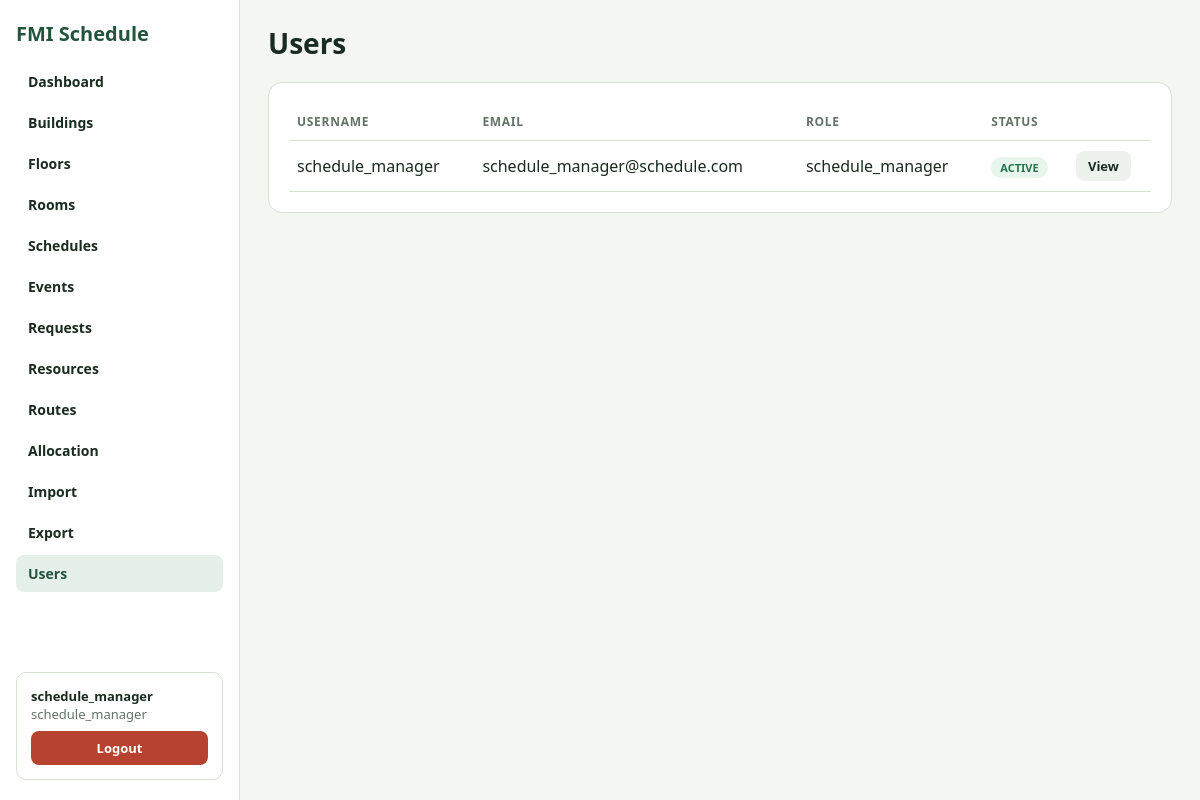
The app's page /users (signed in) with its own data.
### tables this page shows
CREATE TABLE IF NOT EXISTS `users` (
    `id` INT UNSIGNED NOT NULL AUTO_INCREMENT,
    `username` VARCHAR(50) NOT NULL,
    `first_name` VARCHAR(100) NOT NULL DEFAULT '',
    `last_name` VARCHAR(100) NOT NULL DEFAULT '',
    `email` VARCHAR(255) NOT NULL,
    `password_hash` VARCHAR(255) NOT NULL,
    `role` VARCHAR(50) NOT NULL DEFAULT 'student',
    `is_active` BOOLEAN NOT NULL DEFAULT 1,
    PRIMARY KEY (`id`),
    UNIQUE KEY `uq_users_username` (`username`),
    UNIQUE KEY `uq_users_email` (`email`)
);

### app/core/View.php (called while the page is built, shortened)
<?php
class View
{
    private $viewsPath;
    private $layout;
    public function __construct($viewsPath = null, $layout = null)
    {
        $this->viewsPath = $viewsPath ?? dirname(__DIR__) . DIRECTORY_SEPARATOR . 'views';
        $this->layout = $layout;
    }
    public function render($view, $data = [], $layout = null)
    {
        $content = $this->render_file($this->resolve_view_path($view), $data);
        $layout ??= $this->layout;
        if ($layout === null) {
            return $content;
        }
        return $this->render_file($this->resolve_view_path($layout), array_merge($data, [
            'content' => $content,
        ]));
    }
    private function render_file($path, $data)
    {
        extract($data, EXTR_SKIP);
        require $path;
        return (string) ob_get_clean();
    }
    private function resolve_view_path(string $view): string
    {
        $view = trim($view, '/\\');
        $view = str_replace(['/', '\\'], DIRECTORY_SEPARATOR, $view);
        if (!str_ends_with($view, '.php')) {
            $view .= '.php';
        }
        return $this->viewsPath . DIRECTORY_SEPARATOR . $view;
    }
}

### app/core/Controller.php (called while the page is built, shortened)
<?php
abstract class Controller
{
    protected $view;
    public function __construct($request = [], $view = null)
    {
        $this->view = $view ?? new View();
    }
    protected function render($view, $data = [], $layout = null)
    {
        return $this->view->render($view, $data, $layout);
    }
}

### app/controllers/BaseController.php (called while the page is built, shortened)
<?php
abstract class BaseController extends Controller
{
    protected SessionHelper $session;
    public function __construct($request = [], $view = null, $session = null)
    {
        $this->session = $session ?? new SessionHelper();
        $this->session->start();
    }
    protected function respond($view, $data = [], $layout = null)
    {
        return $this->render($view, $data + $this->shared_view_data(), $layout);
    }
    protected function guarded($roles = null)
    {
        return null;
    }
    protected function shared_view_data()
    {
        return [
            'current_user' => $this->session->get_user(),
            'current_user_id' => $this->session->get_user_id(),
            'current_user_role' => $this->session->get_user_role(),
            'flash' => $this->session->flashes(),
        ];
    }
}

### app/controllers/CrudController.php (called while the page is built, shortened)
<?php
abstract class CrudController extends BaseController
{
    protected $repository;
    protected $view_path;
    protected $entity_name = 'item';
    public function __construct($request = [], $view = null, $session = null, $repository = null)
    {
        $this->repository = $repository ?? new $class();
    }
    public function index()
    {
        return $this->respond($this->view_path . '/index', [
            $this->collection_key() => $this->repository->find_all(),
        ] + $this->index_view_data());
    }
    protected function index_view_data()
    {
        return [];
    }
    protected function collection_key()
    {
        return $this->entity_name . 's';
    }
}

### index.php (called while the page is built, shortened)
<?php
require ROOT . '/app/core/Autoloader.php';
App\Core\Kernel::boot(ROOT)->handle();

### app/core/Repository.php (called while the page is built, shortened)
<?php
class Repository
{
    protected $database;
    protected $model_class;
    protected $table;
    public function __construct($database = null, $model_class = null, $table = null) {
        $this->database = $database ?? new Database();
        $this->model_class = $model_class ?? $this->model_class;
        $this->table = $table ?? $this->table;
        $this->table_fields = array_keys(get_class_vars($this->model_class));
    }
    public function find_all()
    {
        $statement = $this->database->connection()->prepare("SELECT * FROM `{$this->table}`");
        $statement->execute();
        return array_map(
            fn ($row) => $this->map_row_to_model($row),
            $statement->fetchAll()
        );
    }
    protected function map_row_to_model($row)
    {
        $model = new $this->model_class();
        $model->fill($row);
        return $model;
    }
}

### app/core/Autoloader.php (called while the page is built, shortened)
<?php
class Autoloader
{
    public static function register($app_path)
    {
        spl_autoload_register(function ($class) use ($app_path) {
            $prefix = 'App\\';
            $relative = str_replace('\\', '/', substr($class, strlen($prefix)));
            $file = rtrim($app_path, '/\\') . '/' . $relative . '.php';
            $case_insensitive = self::resolve_case_insensitive_path($app_path, $relative . '.php');
        });
    }
    private static function resolve_case_insensitive_path($base_dir, $relative_path)
    {
        $path = rtrim($base_dir, '/\\');
        $parts = preg_split('#[\\\\/]#', $relative_path);
        foreach ($parts as $part) {
            $next = $path . DIRECTORY_SEPARATOR . $part;
            if (file_exists($next)) {
                $path = $next;
                continue;
            }
            $matched = self::find_case_insensitive_match($path, $part);
            $path = $matched;
        }
        return is_file($path) ? $path : null;
    }
    private static function find_case_insensitive_match($path, $part)
    {
        $matches = glob($path . DIRECTORY_SEPARATOR . '*') ?: [];
        foreach ($matches as $candidate) {
            if (strcasecmp(basename($candidate), $part) === 0) {
                return $candidate;
            }
        }
        return null;
    }
}

### app/core/Database.php (called while the page is built, shortened)
<?php
class Database
{
    private $connection;
    public function __construct()
    {
        $host = Config::get('DB_HOST', '127.0.0.1');
        $port = Config::get('DB_PORT', '3306');
        $dbname = Config::get('DB_NAME', 'schedule_management_system');
        $username = Config::get('DB_USER_NAME', Config::get('DB_USER', 'root'));
        $password = Config::get('DB_USER_PASSWORD', Config::get('DB_PASS', ''));
        $dsn = "mysql:host=$host;port=$port;dbname=$dbname;charset=utf8mb4";
        $this->connection = new PDO($dsn, $username, $password, [
            PDO::ATTR_ERRMODE => PDO::ERRMODE_EXCEPTION,
            PDO::ATTR_DEFAULT_FETCH_MODE => PDO::FETCH_ASSOC,
        ]);
    }
    public function connection()
    {
        return $this->connection;
    }
    public function close() {
        $this->connection = null;
    }
}

### app/core/Config.php (called while the page is built, shortened)
<?php
class Config
{
    private static $values = [];
    public static function load(string $file): void
    {
        if (!is_file($file)) {
            return;
        }
        $values = parse_ini_file($file, false, INI_SCANNER_TYPED);
        self::$values = $values + self::$values;
    }
    public static function get(string $key, $default = null)
    {
        $value = getenv($key);
        if ($value !== false) {
            return $value;
        }
        return array_key_exists($key, self::$values) ? self::$values[$key] : $default;
    }
}

### app/core/Request.php (called while the page is built, shortened)
<?php
class Request
{
    public static function capture($params = [])
    {
        return [
            'method' => self::method(),
            'path' => self::path(),
            'params' => $params,
            'query' => $_GET,
            'body' => $_POST,
        ];
    }
    public static function method()
    {
        $method = $_SERVER['REQUEST_METHOD'] ?? 'GET';
        return $method;
    }
    public static function path()
    {
        $uri = parse_url($_SERVER['REQUEST_URI'] ?? '/', PHP_URL_PATH) ?: '/';
        $base = rtrim(str_replace('\\', '/', dirname($_SERVER['SCRIPT_NAME'] ?? '')), '/');
        return '/' . ltrim($uri, '/');
    }
}

### app/helpers/SessionHelper.php (called while the page is built, shortened)
<?php
class SessionHelper
{
    public function get($key, $default = null)
    {
        return $_SESSION[$key] ?? $default;
    }
    public function is_authenticated()
    {
        return $this->get_user_id() !== null;
    }
    public function get_user_id()
    {
        $user_id = $this->get(self::USER_ID_KEY);
        return is_numeric($user_id) ? (int) $user_id : null;
    }
}

### app/views/users/index.php (the view)
<?php require_once __DIR__ . '/../shared/ui.php'; page_start('Users', 'users'); ?>
<div class="card">
<?php if (empty($users)): ?><div class="empty">No users found.</div>
<?php else: ?>
<table>
<thead><tr><th>Username</th><th>Email</th><th>Role</th><th>Status</th><th></th></tr></thead>
<tbody>
<?php foreach ($users as $u): $u = is_object($u) ? $u->to_array() : $u; ?>
<tr>
    <td><?= e($u['username'] ?? '-') ?></td>
    <td><?= e($u['email'] ?? '-') ?></td>
    <td><?= e($u['role'] ?? '-') ?></td>
    <td><?= status_badge(($u['is_active'] ?? 1) ? 'active' : 'inactive') ?></td>
    <td><a href="/users/<?= e($u['id']) ?>" class="btn btn-muted btn-sm">View</a></td>
</tr>
<?php endforeach; ?>
</tbody></table>
<?php endif; ?>
</div>
<?php page_end(); ?>

### app/views/shared/ui.php (shortened to what this page needs)
<?php
function e($v) { return htmlspecialchars((string)($v ?? ''), ENT_QUOTES, 'UTF-8'); }
function page_start($title, $active = 'dashboard') {
    $user = $GLOBALS['current_user'] ?? null;
    $role = $GLOBALS['current_user_role'] ?? '';
    $nav = [
        'dashboard'  => 'Dashboard',
        'buildings'  => 'Buildings',
        'floors'     => 'Floors',
        'rooms'      => 'Rooms',
        'schedules'  => 'Schedules',
        'events'     => 'Events',
        'requests'   => 'Requests',
        'resources'  => 'Resources',
        'routes'     => 'Routes',
        'allocation/search' => 'Allocation',
        'import-export/import'     => 'Import',
        'import-export/export'     => 'Export',
        'users'      => 'Users',
    ];
?>
<!DOCTYPE html>
<html lang="bg">
<head>
<link rel="stylesheet" href="/css/style.css">
</head>
<body>
<div class="layout">
<aside class="sidebar">
    <div class="brand">FMI Schedule</div>
    <nav>
    <?php foreach ($nav as $key => $label): ?>
        <a href="/<?=$key?>" class="<?= $active === $key ? 'active' : '' ?>"> <?= $label ?> </a>
    <?php endforeach; ?>
    </nav>
    <?php if ($user): ?>
    <div class="user-box">
        <strong><?= e($user['username'] ?? $user['email'] ?? 'User') ?></strong>
        <span><?= e($role) ?></span>
        <form method="post" action="/logout">
            <button type="submit" class="btn-logout">Logout</button>
        </form>
    </div>
    <?php endif; ?>
</aside>
<main>
    <h1><?= e($title) ?></h1>
<?php }
function page_end() { ?>
</main>
</div>
</body>
</html>
<?php }
function status_badge($s) {
    $s = strtolower((string)($s ?? ''));
    $c = match($s) {
        'active','approved','available' => 'ok',
        'pending','draft' => 'warn',
        'rejected','inactive','cancelled','unavailable' => 'err',
        default => 'neutral',
    };
    return '<span class="badge ' . $c . '">' . e($s) . '</span>';
}

### public/css/style.css (style rules this page uses)
:root { --bg: #f4f6f1; --panel: #fff; --ink: #1a2b1f; --muted: #627468; --line: #d8dfd3; --accent: #22543d; --accent-soft: #e6f0ea; --danger: #b74230; --danger-soft: #fff1ee; --success: #23744d; --success-soft: #e8f5ed; --warn: #b6771e; --warn-soft: #fff4dc; }
* { box-sizing: border-box; margin: 0; }
body { font-family: "Segoe UI", Arial, sans-serif; color: var(--ink); background: var(--bg); }
a { color: var(--accent); text-decoration: none; }
.layout { display: grid; grid-template-columns: 240px 1fr; min-height: 100vh; }
.sidebar { background: var(--panel); border-right: 1px solid var(--line); padding: 20px 16px; display: flex; flex-direction: column; gap: 16px; position: sticky; top: 0; height: 100vh; overflow-y: auto; }
.brand { font-size: 20px; font-weight: 800; color: var(--accent); }
.sidebar nav { display: flex; flex-direction: column; gap: 4px; }
.sidebar nav a { display: block; padding: 9px 12px; border-radius: 8px; color: var(--ink); font-weight: 600; font-size: 14px; }
.sidebar nav a.active { background: var(--accent-soft); color: var(--accent); }
.user-box { margin-top: auto; padding: 14px; border: 1px solid var(--line); border-radius: 10px; font-size: 13px; }
.user-box strong { display: block; }
.user-box span { color: var(--muted); }
.user-box form { margin-top: 8px; }
.user-box .btn-logout { width: 100%; padding: 8px 10px; background: var(--danger); font-size: 13px; }
main { padding: 24px 28px; max-width: 1200px; }
main>h1 { font-size: 28px; margin-bottom: 20px; }
.card { background: var(--panel); border: 1px solid var(--line); border-radius: 14px; padding: 20px; margin-bottom: 20px; }
table { width: 100%; border-collapse: collapse; }
th, td { padding: 10px 8px; text-align: left; border-bottom: 1px solid var(--line); }
th { font-size: 12px; text-transform: uppercase; letter-spacing: .06em; color: var(--muted); }
.badge { display: inline-block; padding: 3px 9px; border-radius: 99px; font-size: 11px; font-weight: 800; text-transform: uppercase; }
.badge.ok { background: var(--success-soft); color: var(--success); }
button, .btn, input[type="submit"] { display: inline-block; border: 0; border-radius: 8px; padding: 10px 16px; background: var(--accent); color: #fff; font: inherit; font-weight: 700; cursor: pointer; }
.btn-muted { background: #eef2ec; color: var(--ink); }
.btn-sm { padding: 6px 12px; font-size: 13px; }

### records on screen
users: username "schedule_manager", email "schedule_manager@schedule.com", role "schedule_manager"

### other values on screen
$label "Dashboard"
$label "Buildings"
$label "Floors"
$label "Rooms"
$label "Schedules"
$label "Events"
$label "Requests"
$label "Resources"
$label "Routes"
$label "Allocation"
$label "Import"
$label "Export"
$label "Users"
$title "Users"
